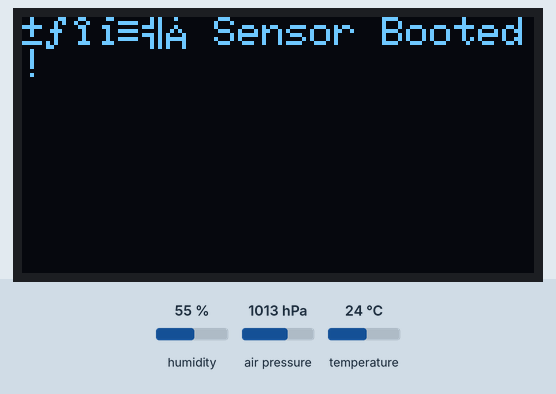
This sketch was run on a simulated ESP32. Parts: 128×64 one-colour display. Inputs (shaded band) come from the test bench; at power-on: humidity 55 %, air pressure 1013 hPa, temperature 24 °C. WiFi joins after 1.5 s; servers stay silent unless stated; the local clock reads 2024-03-15 10:24:30 at power-on unless the sketch sets it; what the sketch prints to the serial monitor is not drawn.

Above: at 2.6 s.
At 4.7 s:
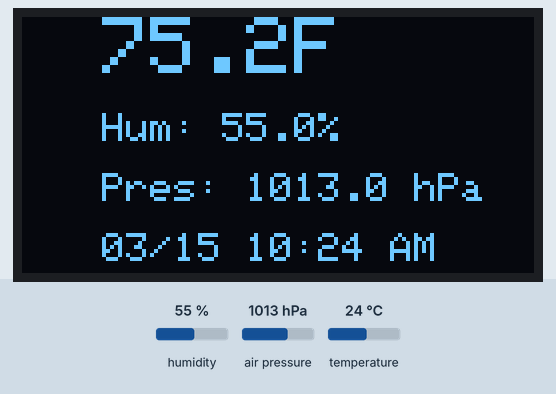

The sketch:

bme280_reader_oled_with_time.ino
```cpp
#include <Wire.h>
#include <WiFi.h>
#include <time.h>
#include <Adafruit_Sensor.h>
#include <Adafruit_BME280.h>
#include <Adafruit_GFX.h>
#include <Adafruit_SSD1306.h>

// ---- Display & Sensor Config ----
#define SEALEVELPRESSURE_HPA (1013.25)
#define SCREEN_WIDTH 128
#define SCREEN_HEIGHT 64

Adafruit_BME280 bme;
Adafruit_SSD1306 display(SCREEN_WIDTH, SCREEN_HEIGHT, &Wire, -1);

// ---- Timing ----
unsigned long lastReadTime = 0;
const unsigned long interval = 5UL * 60UL * 1000UL;
uint8_t detectedAddress = 0;

// ---- Wi-Fi & Time Config ----
const char* ssid = "****** ADD SSID HERE *****";
const char* password = "****** ADD PASSWORD HERE *****";
const char* ntpServer = "pool.ntp.org";
const char* tz = "CST6CDT,M3.2.0/2,M11.1.0/2";  // US Central Time with DST

// ---- Function to Get Local Time String ----
String getLocalTimeString() {
  struct tm timeinfo;
  if (!getLocalTime(&timeinfo)) return "Time error";
  char buf[20];
  strftime(buf, sizeof(buf), "%m/%d %I:%M %p", &timeinfo);  // US-style
  return String(buf);
}

void scanI2C() {
  Serial.println("🔍 Scanning I2C bus...");
  for (uint8_t address = 1; address < 127; address++) {
    Wire.beginTransmission(address);
    if (Wire.endTransmission() == 0) {
      Serial.print("✅ I2C device at 0x");
      if (address < 16) Serial.print("0");
      Serial.println(address, HEX);
      if (address == 0x76 || address == 0x77) {
        detectedAddress = address;
        Serial.println("🎯 Possible BME280 detected.");
      }
    }
  }
  if (detectedAddress == 0) {
    Serial.println("❌ No BME280 found. Halting.");
    while (1);
  }
}

void setup() {
  Serial.begin(115200);
  delay(1000);
  Serial.println("📡 BME280 + OLED Display + Time");

  // ---- Wi-Fi Connection ----
  WiFi.begin(ssid, password);
  Serial.print("Connecting to Wi-Fi");
  while (WiFi.status() != WL_CONNECTED) {
    delay(500);
    Serial.print(".");
  }
  Serial.println("\n✅ Wi-Fi connected");

  // ---- Time Setup ----
  configTzTime(tz, ntpServer);
  Serial.println("🕒 NTP time sync configured");

  // ---- Sensor and Display Setup ----
  Wire.begin();
  Wire.setClock(100000);
  scanI2C();

  if (!bme.begin(detectedAddress)) {
    Serial.println("❌ BME280 init failed!");
    while (1);
  }

  if (!display.begin(SSD1306_SWITCHCAPVCC, 0x3D)) {
    Serial.println("❌ SSD1306 OLED not found!");
    while (1);
  }

  display.clearDisplay();
  display.setTextSize(1);
  display.setTextColor(SSD1306_WHITE);
  display.setCursor(0, 0);
  display.println("🌡️ Sensor Booted!");
  display.display();
  delay(2000);
}

void loop() {
  unsigned long now = millis();
  if (now - lastReadTime >= interval || lastReadTime == 0) {
    lastReadTime = now;

    float tempC = bme.readTemperature();
    float tempF = (tempC * 1.8) + 32;
    float humidity = bme.readHumidity();
    float pressure = bme.readPressure() / 100.0F;

    // Serial Output
    Serial.println("🌡️ Environmental Readings:");
    Serial.printf("Temperature: %.2f °C / %.2f °F\n", tempC, tempF);
    Serial.printf("Humidity:    %.2f %%\n", humidity);
    Serial.printf("Pressure:    %.2f hPa\n", pressure);
    Serial.printf("Timestamp:   %s\n", getLocalTimeString().c_str());
    Serial.println("---------------------------");

    // OLED Output
    display.clearDisplay();

    // Temperature
    display.setCursor(20, 0);
    display.setTextSize(2);
    display.printf("%.1fF", tempF);

    // Humidity
    display.setCursor(20, 24);
    display.setTextSize(1);
    display.printf("Hum: %.1f%%", humidity);

    // Pressure
    display.setCursor(20, 39);
    display.setTextSize(1);
    display.printf("Pres: %.1f hPa", pressure);

    // Timestamp
    display.setCursor(20, 54);
    display.setTextSize(1);
    display.print(getLocalTimeString());

    display.display();
  }

  delay(1000);
}
```

Measured:
- what the display in image 0 shows lasts 2.0 s, from 2.6 s to 4.6 s
